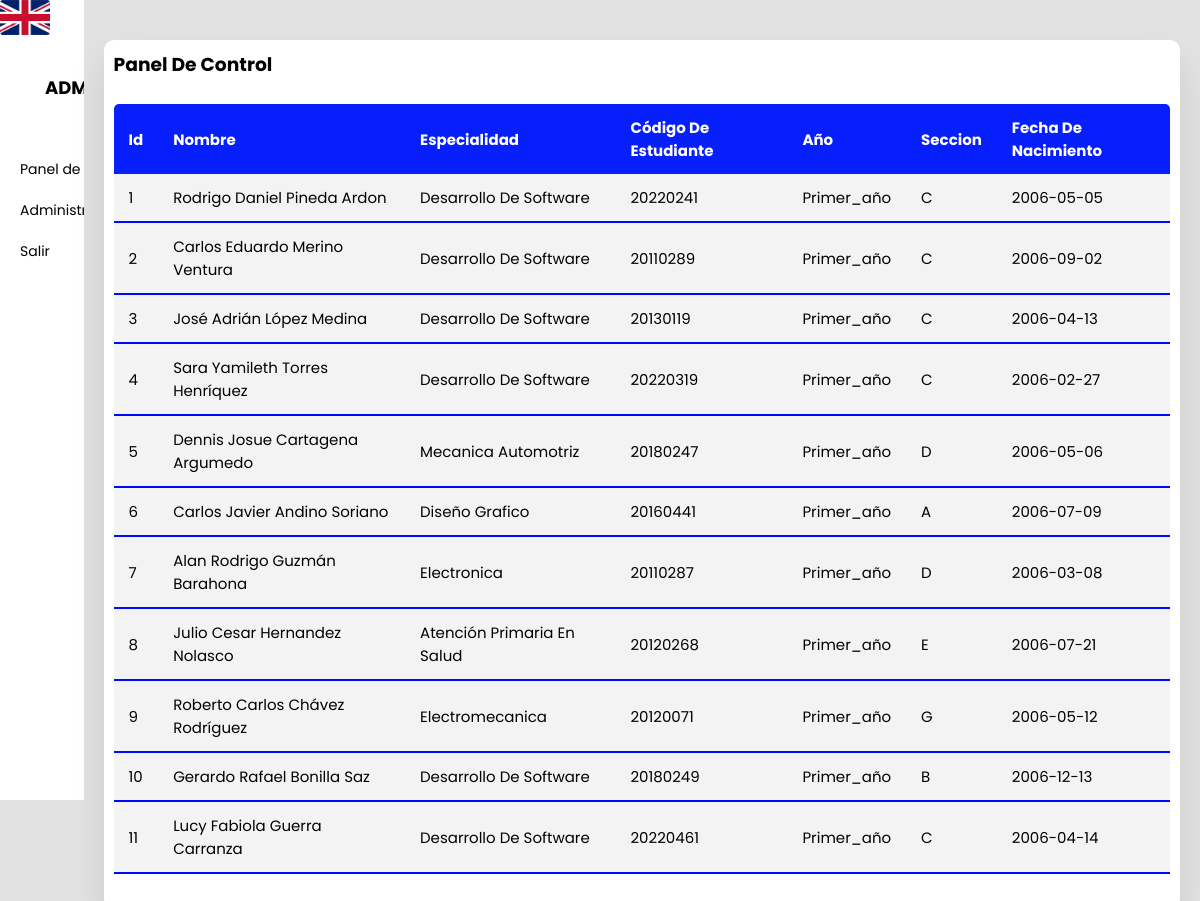
Screenshot of /php/admin.php with the database file from the repository.
### tables this page shows
CREATE TABLE `datos_estudiante` (
  `id` int(11) NOT NULL,
  `Nombre` varchar(100) NOT NULL,
  `Especialidad` varchar(100) NOT NULL,
  `Codigo_estudiante` varchar(255) NOT NULL,
  `Año` varchar(100) NOT NULL,
  `Seccion` varchar(100) NOT NULL,
  `Fecha_nacimiento` date NOT NULL,
  `id_usuario` int(11) NOT NULL
);

### php/admin.php (the view, shortened to what this page needs)
<?php
include ("../php/auth/db.php");
$usuarios = "SELECT * FROM datos_estudiante"
?>
<!DOCTYPE html>
<html lang="en">
<head>
  <link rel="stylesheet" href="../css/diseño D.css" />
</head>
<body>
  <div class="container">
    <nav>
      <ul>
      <div class="translatebutton">
             <label for="translate" class="trans"></label>
         </div>
        <li><a href="#" class="logo">
          <span class="nav-item" id="Link1">Administrador</span>
        </a></li>
        <li><a href="#">
          <span class="nav-item" id="Link2">Panel de control</span>
        </a>
         <a href="../php/tarea.php"><span class="nav-item" id="Link3">Administrador de tareas</span></a>
        </a></li>
      <a href="../php/InicioSesion copy.php">   <span class="nav-item" id="Link4">Salir</span></a>
      </ul>
    </nav>
    <section class="main">
      <section class="attendance">
        <div class="attendance-list">
          <h1 id="Link5">Panel de control</h1>
          <table class="table">
            <thead>
              <tr>
                <th id="Link6">id</th>
                <th id="Link7">Nombre</th>
                <th id="Link8">Especialidad</th>
                <th id="Link9">Codigo de estudiante</th>
                <th id="Link10">Año</th>
                <th id="Link11">Seccion</th>
                <th id="Link12">Fecha de nacimiento</th>
              </tr>
            </thead>
            <?php
            $resultado = mysqli_query($con,$usuarios);
            while($row = mysqli_fetch_assoc($resultado)){ ?>
            <tbody>
              <tr>
                <td><?php echo $row["id"] ?></td>
                <td><?php echo $row["Nombre"] ?></td>
                <td><?php echo $row["Especialidad"] ?></td>
                <td><?php echo $row["Codigo_estudiante"] ?></td>
                <td><?php echo $row["Año"] ?></td>
                <td><?php echo $row["Seccion"] ?></td>
                <td><?php echo $row["Fecha_nacimiento"] ?></td>
                <?php } ?>
            </tbody>
          </table>
        </div>
      </section>
    </section>
  </div>
</body>
</html>

### css/diseño D.css (style rules this page uses)
* { margin: 0; padding: 0; outline: none; border: none; text-decoration: none; box-sizing: border-box; font-family: "Poppins", sans-serif; }
body { background: rgb(226, 226, 226); }
nav { position: sticky; top: 0; bottom: 0; height: 100vh; left: 0; width: 90px; background: #fff; overflow: hidden; transition: 1s; }
.logo { text-align: center; display: flex; margin: 10px 0 0 10px; padding-bottom: 3rem; }
.logo span { font-weight: bold; padding-left: 15px; font-size: 18px; text-transform: uppercase; }
a { position: relative; width: 280px; font-size: 14px; color: rgb(0, 0, 0); display: table; padding: 10px; }
.nav-item { position: relative; top: 12px; margin-left: 10px; }
.container { display: flex; }
.main { position: relative; padding: 20px; width: 100%; }
.attendance { margin-top: 20px; text-transform: capitalize; }
.attendance-list { width: 100%; padding: 10px; margin-top: 10px; background: #fff; border-radius: 10px; box-shadow: 0 20px 35px rgba(0, 0, 0, 0.1); }
.table { border-collapse: collapse; margin: 25px 0; font-size: 15px; min-width: 100%; overflow: hidden; border-radius: 5px 5px 0 0; }
table thead tr { color: #fff; background: #0019fcf8; text-align: left; font-weight: bold; }
.table th, .table td { padding: 12px 15px; }
.table tbody tr { border-bottom: 1px solid #ddd; }
.table tbody tr:nth-of-type(odd) { background: #f3f3f3; }
.table tbody tr:last-of-type { border-bottom: 2px solid #0008ff; }

### rows the page displays
datos_estudiante: id "1", Nombre "Rodrigo Daniel Pineda Ardon", Especialidad "Desarrollo De Software", Codigo_estudiante "20220241", Año "Primer_año", Seccion "C", Fecha_nacimiento "2006-05-05"
datos_estudiante: id "2", Nombre "Carlos Eduardo Merino Ventura", Especialidad "Desarrollo De Software", Codigo_estudiante "20110289", Año "Primer_año", Seccion "C", Fecha_nacimiento "2006-09-02"
datos_estudiante: id "3", Nombre "José Adrián López Medina", Especialidad "Desarrollo De Software", Codigo_estudiante "20130119", Año "Primer_año", Seccion "C", Fecha_nacimiento "2006-04-13"
datos_estudiante: id "4", Nombre "Sara Yamileth Torres Henríquez", Especialidad "Desarrollo De Software", Codigo_estudiante "20220319", Año "Primer_año", Seccion "C", Fecha_nacimiento "2006-02-27"
datos_estudiante: id "5", Nombre "Dennis Josue Cartagena Argumedo", Especialidad "Mecanica Automotriz", Codigo_estudiante "20180247", Año "Primer_año", Seccion "D", Fecha_nacimiento "2006-05-06"
datos_estudiante: id "6", Nombre "Carlos Javier Andino Soriano", Especialidad "Diseño Grafico", Codigo_estudiante "20160441", Año "Primer_año", Seccion "A", Fecha_nacimiento "2006-07-09"
datos_estudiante: id "7", Nombre "Alan Rodrigo Guzmán Barahona", Especialidad "Electronica", Codigo_estudiante "20110287", Año "Primer_año", Seccion "D", Fecha_nacimiento "2006-03-08"
datos_estudiante: id "8", Nombre "Julio Cesar Hernandez Nolasco", Especialidad "Atención Primaria En Salud", Codigo_estudiante "20120268", Año "Primer_año", Seccion "E", Fecha_nacimiento "2006-07-21"
datos_estudiante: id "9", Nombre "Roberto Carlos Chávez Rodríguez", Especialidad "Electromecanica", Codigo_estudiante "20120071", Año "Primer_año", Seccion "G", Fecha_nacimiento "2006-05-12"
datos_estudiante: id "10", Nombre "Gerardo Rafael Bonilla Saz", Especialidad "Desarrollo De Software", Codigo_estudiante "20180249", Año "Primer_año", Seccion "B", Fecha_nacimiento "2006-12-13"
datos_estudiante: id "11", Nombre "Lucy Fabiola Guerra Carranza", Especialidad "Desarrollo De Software", Codigo_estudiante "20220461", Año "Primer_año", Seccion "C", Fecha_nacimiento "2006-04-14"
